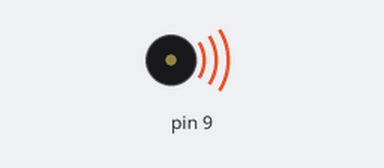
A sketch run on a simulated Arduino Uno, built with avr-gcc and run on an emulated ATmega328P. Parts: buzzer (waves = sounding).

Above: at 0.5 s.
At 6.92 s:
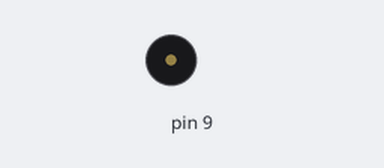
Timing chart, 0 to 7.2 s (numbered marks = the images above):
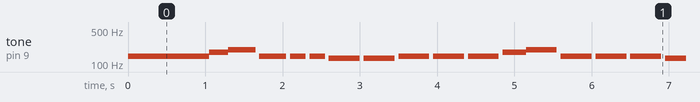

The sketch:

Mission_Impossible.ino
```cpp
void setup(){
}
  void loop(){

    tone(9,146.83,400);//D
      delay(400);

    tone(9,146.83,400);//D
       delay(400);

    tone(9,146.83,250);//D
       delay(250);

    tone(9,174.61,250);//F
       delay(250);

    tone(9,196.00,350);//G
       delay(400);

    tone(9,146.83,350);//D
      delay(400);

    tone(9,146.83,200);//D
       delay(250);

    tone(9,146.83,200);//D
       delay(250);

     tone(9,130.81,400);//C
       delay(450);

     tone(9,130.81,400);//C
       delay(450);

    tone(9,146.83,400);//D
       delay(450);

    tone(9,146.83,400);//D
       delay(450);

     tone(9,146.83,400);//D
       delay(450);

    tone(9,174.61,400);//F
       delay(300);

    tone(9,196.00,400);//G
       delay(450);

     tone(9,146.83,400);//D
       delay(450);

    tone(9,146.83,400);//D
       delay(450);

     tone(9,146.83,400);//D
       delay(450);

    tone(9,130.81,400);//C
       delay(300);

     tone(9,130.81,400);//C
       delay(300);

    tone(9,130.81,400);//C
       delay(450);

    tone(9,174.61,400);//F
       delay(450);

    tone(9,146.83,400);//D
       delay(450);

    tone(9,220.00,400);//A
       delay(450);

     tone(9,174.61,400);//D
       delay(450);

    tone(9,146.83,400);//D
       delay(450);

    tone(9,207.65,400);//GSHARP
       delay(450);
  }
```

Measured:
- by itself, tone on pin 9: plays 146 Hz for 1.1 s, 174 Hz for 0.25 s, 196 Hz for 0.35 s, 146 Hz for 0.35 s, 146 Hz for 0.20 s, 146 Hz for 0.20 s … (279 notes in this stretch)
